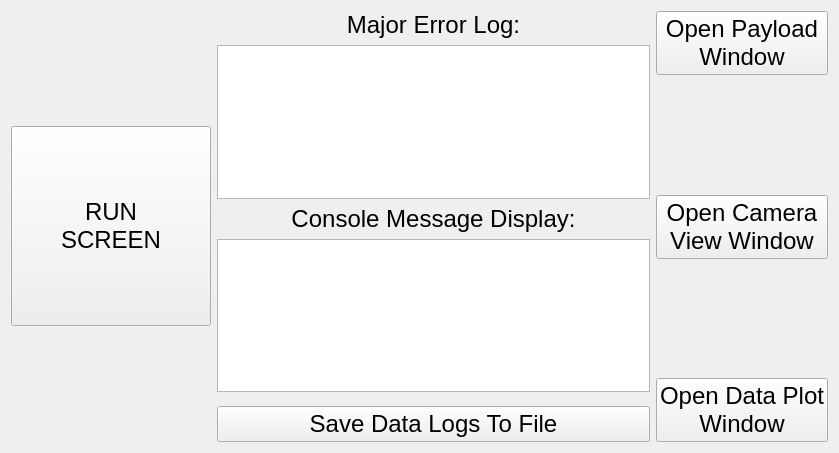
<?xml version="1.0" encoding="UTF-8"?>
<ui version="4.0">
 <class>errorDiagnosticScreen</class>
 <widget class="QWidget" name="errorDiagnosticScreen">
  <property name="geometry">
   <rect>
    <x>0</x>
    <y>0</y>
    <width>839</width>
    <height>453</height>
   </rect>
  </property>
  <property name="windowTitle">
   <string>Form</string>
  </property>
  <layout class="QHBoxLayout" name="horizontalLayout">
   <item>
    <widget class="QPushButton" name="backToRun">
     <property name="minimumSize">
      <size>
       <width>200</width>
       <height>200</height>
      </size>
     </property>
     <property name="maximumSize">
      <size>
       <width>300</width>
       <height>200</height>
      </size>
     </property>
     <property name="sizeIncrement">
      <size>
       <width>0</width>
       <height>0</height>
      </size>
     </property>
     <property name="font">
      <font>
       <pointsize>18</pointsize>
      </font>
     </property>
     <property name="layoutDirection">
      <enum>Qt::LeftToRight</enum>
     </property>
     <property name="autoFillBackground">
      <bool>false</bool>
     </property>
     <property name="text">
      <string>RUN
SCREEN</string>
     </property>
     <property name="icon">
      <iconset>
       <normaloff>../images/undo.png</normaloff>../images/undo.png</iconset>
     </property>
     <property name="iconSize">
      <size>
       <width>100</width>
       <height>100</height>
      </size>
     </property>
    </widget>
   </item>
   <item>
    <layout class="QVBoxLayout" name="verticalLayout_2">
     <item>
      <widget class="QLabel" name="label">
       <property name="font">
        <font>
         <pointsize>18</pointsize>
        </font>
       </property>
       <property name="text">
        <string>Major Error Log:</string>
       </property>
       <property name="alignment">
        <set>Qt::AlignCenter</set>
       </property>
      </widget>
     </item>
     <item>
      <spacer name="verticalSpacer_3">
       <property name="orientation">
        <enum>Qt::Vertical</enum>
       </property>
       <property name="sizeHint" stdset="0">
        <size>
         <width>277</width>
         <height>13</height>
        </size>
       </property>
      </spacer>
     </item>
     <item>
      <widget class="QPlainTextEdit" name="errorLog"/>
     </item>
     <item>
      <spacer name="verticalSpacer_4">
       <property name="orientation">
        <enum>Qt::Vertical</enum>
       </property>
       <property name="sizeHint" stdset="0">
        <size>
         <width>277</width>
         <height>13</height>
        </size>
       </property>
      </spacer>
     </item>
     <item>
      <widget class="QLabel" name="label_2">
       <property name="font">
        <font>
         <pointsize>18</pointsize>
        </font>
       </property>
       <property name="text">
        <string>Console Message Display:</string>
       </property>
       <property name="alignment">
        <set>Qt::AlignCenter</set>
       </property>
      </widget>
     </item>
     <item>
      <spacer name="verticalSpacer_5">
       <property name="orientation">
        <enum>Qt::Vertical</enum>
       </property>
       <property name="sizeHint" stdset="0">
        <size>
         <width>277</width>
         <height>13</height>
        </size>
       </property>
      </spacer>
     </item>
     <item>
      <widget class="QListWidget" name="listWidget"/>
     </item>
     <item>
      <widget class="QWidget" name="consoleWidget" native="true"/>
     </item>
     <item>
      <spacer name="verticalSpacer_6">
       <property name="orientation">
        <enum>Qt::Vertical</enum>
       </property>
       <property name="sizeHint" stdset="0">
        <size>
         <width>20</width>
         <height>40</height>
        </size>
       </property>
      </spacer>
     </item>
     <item>
      <widget class="QPushButton" name="saveLogs">
       <property name="font">
        <font>
         <pointsize>18</pointsize>
        </font>
       </property>
       <property name="text">
        <string>Save Data Logs To File</string>
       </property>
      </widget>
     </item>
    </layout>
   </item>
   <item>
    <layout class="QVBoxLayout" name="verticalLayout">
     <item>
      <widget class="QPushButton" name="openPayloadWindow">
       <property name="font">
        <font>
         <pointsize>18</pointsize>
        </font>
       </property>
       <property name="text">
        <string>Open Payload
Window</string>
       </property>
      </widget>
     </item>
     <item>
      <spacer name="verticalSpacer">
       <property name="orientation">
        <enum>Qt::Vertical</enum>
       </property>
       <property name="sizeHint" stdset="0">
        <size>
         <width>20</width>
         <height>40</height>
        </size>
       </property>
      </spacer>
     </item>
     <item>
      <widget class="QPushButton" name="openCameraView">
       <property name="font">
        <font>
         <pointsize>18</pointsize>
        </font>
       </property>
       <property name="text">
        <string>Open Camera
View Window</string>
       </property>
      </widget>
     </item>
     <item>
      <spacer name="verticalSpacer_2">
       <property name="orientation">
        <enum>Qt::Vertical</enum>
       </property>
       <property name="sizeHint" stdset="0">
        <size>
         <width>20</width>
         <height>40</height>
        </size>
       </property>
      </spacer>
     </item>
     <item>
      <widget class="QPushButton" name="openDataPlot">
       <property name="font">
        <font>
         <pointsize>18</pointsize>
        </font>
       </property>
       <property name="text">
        <string>Open Data Plot
Window</string>
       </property>
      </widget>
     </item>
    </layout>
   </item>
  </layout>
 </widget>
 <resources/>
 <connections/>
</ui>
